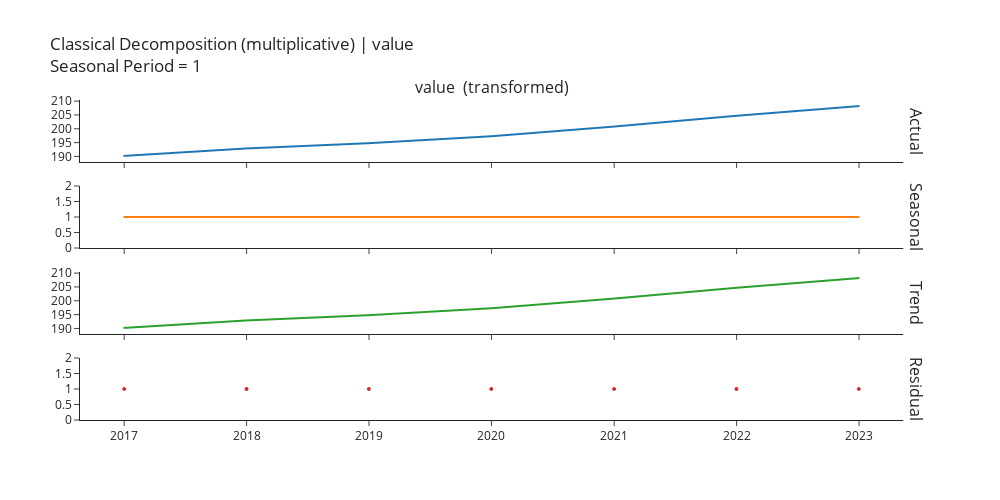
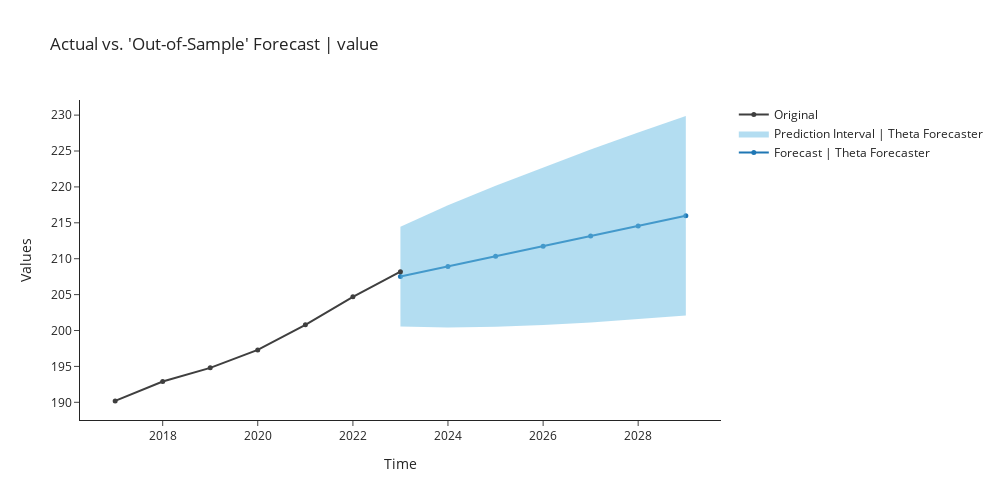

The code cell stored with these charts, in order, in its notebook:
### Markdown cell above
## Theta Forecaster
The series is tested for seasonality using the test outlined in A&N. 
If deemed seasonal, the series is seasonally adjusted using a classical multiplicative decomposition before applying the theta method. The resulting forecasts are then reseasonalised.

### Code cell
theta = exp.create_model('theta')
exp.plot_model(plot = 'decomp', 
               data_kwargs = {'type' : 'multiplicative'},
               fig_kwargs = {"height":500,"width":1000,"template": "simple_white","hoverinfo":"none","big_data_threshold":10})
exp.plot_model(estimator = theta, plot = 'forecast', 
               data_kwargs = {'fh' : 7},
               fig_kwargs = {"height":500,"width":1000,"template": "simple_white","hoverinfo":"none","big_data_threshold":10})

### Figure 1 — Plotly figure (JSON) as saved in the notebook; plotly's stock layout.template omitted (floating-point values rounded to 4 significant figures)
{"data": [{"line": {"color": "rgb(31, 119, 180)", "width": 2}, "marker": {"size": 2}, "mode": "lines+markers", "name": "Actual", "type": "scattergl", "x": ["2017-01-01T00:00:00", "2018-01-01T00:00:00", "2019-01-01T00:00:00", "2020-01-01T00:00:00", "2021-01-01T00:00:00", "2022-01-01T00:00:00", "2023-01-01T00:00:00"], "xaxis": "x", "y": [190.2, 192.9, 194.8, 197.3, 200.8, 204.7, 208.2], "yaxis": "y"}, {"line": {"color": "rgb(255, 127, 14)", "width": 2}, "marker": {"size": 2}, "mode": "lines+markers", "name": "Seasonal", "type": "scattergl", "x": ["2017-01-01T00:00:00", "2018-01-01T00:00:00", "2019-01-01T00:00:00", "2020-01-01T00:00:00", "2021-01-01T00:00:00", "2022-01-01T00:00:00", "2023-01-01T00:00:00"], "xaxis": "x2", "y": [1, 1, 1, 1, 1, 1, 1], "yaxis": "y2"}, {"line": {"color": "rgb(44, 160, 44)", "width": 2}, "marker": {"size": 2}, "mode": "lines+markers", "name": "Trend", "type": "scattergl", "x": ["2017-01-01T00:00:00", "2018-01-01T00:00:00", "2019-01-01T00:00:00", "2020-01-01T00:00:00", "2021-01-01T00:00:00", "2022-01-01T00:00:00", "2023-01-01T00:00:00"], "xaxis": "x3", "y": [190.2, 192.9, 194.8, 197.3, 200.8, 204.7, 208.2], "yaxis": "y3"}, {"line": {"color": "rgb(214, 39, 40)", "width": 2}, "marker": {"size": 4}, "mode": "markers", "name": "Residuals", "type": "scattergl", "x": ["2017-01-01T00:00:00", "2018-01-01T00:00:00", "2019-01-01T00:00:00", "2020-01-01T00:00:00", "2021-01-01T00:00:00", "2022-01-01T00:00:00", "2023-01-01T00:00:00"], "xaxis": "x4", "y": [1, 1, 1, 1, 1, 1, 1], "yaxis": "y4"}], "layout": {"annotations": [{"font": {"size": 16}, "showarrow": false, "text": "value  (transformed)", "x": 0.49, "xanchor": "center", "xref": "paper", "y": 1, "yanchor": "bottom", "yref": "paper"}, {"font": {"size": 16}, "showarrow": false, "text": "Actual", "textangle": 90, "x": 0.98, "xanchor": "left", "xref": "paper", "y": 0.9031, "yanchor": "middle", "yref": "paper"}, {"font": {"size": 16}, "showarrow": false, "text": "Seasonal", "textangle": 90, "x": 0.98, "xanchor": "left", "xref": "paper", "y": 0.6344, "yanchor": "middle", "yref": "paper"}, {"font": {"size": 16}, "showarrow": false, "text": "Trend", "textangle": 90, "x": 0.98, "xanchor": "left", "xref": "paper", "y": 0.3656, "yanchor": "middle", "yref": "paper"}, {"font": {"size": 16}, "showarrow": false, "text": "Residual", "textangle": 90, "x": 0.98, "xanchor": "left", "xref": "paper", "y": 0.09688, "yanchor": "middle", "yref": "paper"}], "autosize": false, "height": 500, "showlegend": false, "title": {"text": "Classical Decomposition (multiplicative) | value <br>Seasonal Period = 1"}, "width": 1000, "xaxis": {"anchor": "y", "domain": [0, 0.98], "matches": "x4", "showticklabels": false}, "xaxis2": {"anchor": "y2", "domain": [0, 0.98], "matches": "x4", "showticklabels": false}, "xaxis3": {"anchor": "y3", "domain": [0, 0.98], "matches": "x4", "showticklabels": false}, "xaxis4": {"anchor": "y4", "domain": [0, 0.98]}, "yaxis": {"anchor": "x", "domain": [0.8063, 1]}, "yaxis2": {"anchor": "x2", "domain": [0.5375, 0.7312]}, "yaxis3": {"anchor": "x3", "domain": [0.2687, 0.4625]}, "yaxis4": {"anchor": "x4", "domain": [0, 0.1938]}}}

### Figure 2 — Plotly figure (JSON) as saved in the notebook; plotly's stock layout.template omitted (floating-point values rounded to 4 significant figures)
{"data": [{"line": {"color": "#1f77b4"}, "marker": {"size": 5}, "mode": "lines+markers", "name": "Forecast | Theta Forecaster", "showlegend": true, "type": "scatter", "x": ["2023-01-01T00:00:00", "2024-01-01T00:00:00", "2025-01-01T00:00:00", "2026-01-01T00:00:00", "2027-01-01T00:00:00", "2028-01-01T00:00:00", "2029-01-01T00:00:00"], "y": [207.5, 208.9, 210.3, 211.8, 213.2, 214.6, 216.0]}, {"line": {"width": 0}, "marker": {"color": "#68BBE3"}, "mode": "lines", "name": "Lower Interval", "showlegend": false, "type": "scatter", "x": ["2023-01-01T00:00:00", "2024-01-01T00:00:00", "2025-01-01T00:00:00", "2026-01-01T00:00:00", "2027-01-01T00:00:00", "2028-01-01T00:00:00", "2029-01-01T00:00:00"], "y": [200.6, 200.4, 200.5, 200.8, 201.1, 201.6, 202.1]}, {"fill": "tonexty", "fillcolor": "rgba(104,187,227,0.5)", "line": {"width": 0}, "marker": {"color": "#68BBE3"}, "mode": "lines", "name": "Prediction Interval | Theta Forecaster", "showlegend": true, "type": "scatter", "x": ["2023-01-01T00:00:00", "2024-01-01T00:00:00", "2025-01-01T00:00:00", "2026-01-01T00:00:00", "2027-01-01T00:00:00", "2028-01-01T00:00:00", "2029-01-01T00:00:00"], "y": [214.5, 217.4, 220.2, 222.7, 225.2, 227.6, 229.9]}, {"marker": {"color": "#3f3f3f", "size": 5}, "mode": "lines+markers", "name": "Original", "showlegend": true, "type": "scatter", "x": ["2017-01-01T00:00:00", "2018-01-01T00:00:00", "2019-01-01T00:00:00", "2020-01-01T00:00:00", "2021-01-01T00:00:00", "2022-01-01T00:00:00", "2023-01-01T00:00:00"], "y": [190.2, 192.9, 194.8, 197.3, 200.8, 204.7, 208.2]}], "layout": {"autosize": false, "height": 500, "showlegend": true, "title": {"text": "Actual vs. 'Out-of-Sample' Forecast | value "}, "width": 1000, "xaxis": {"title": {"text": "Time"}}, "yaxis": {"title": {"text": "Values"}}}}
